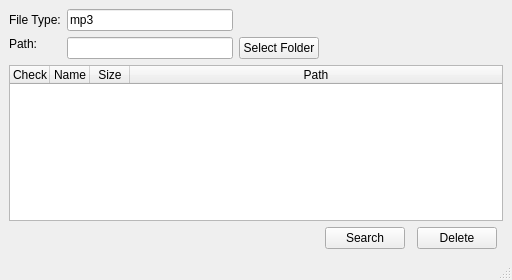
<?xml version="1.0" encoding="UTF-8"?>
<ui version="4.0">
 <class>MainWindow</class>
 <widget class="QMainWindow" name="MainWindow">
  <property name="geometry">
   <rect>
    <x>0</x>
    <y>0</y>
    <width>512</width>
    <height>280</height>
   </rect>
  </property>
  <property name="minimumSize">
   <size>
    <width>512</width>
    <height>280</height>
   </size>
  </property>
  <property name="maximumSize">
   <size>
    <width>16777215</width>
    <height>16777215</height>
   </size>
  </property>
  <property name="windowTitle">
   <string>Duplicates</string>
  </property>
  <property name="windowIcon">
   <iconset>
    <normaloff>favicon.ico</normaloff>favicon.ico</iconset>
  </property>
  <property name="iconSize">
   <size>
    <width>32</width>
    <height>32</height>
   </size>
  </property>
  <property name="tabShape">
   <enum>QTabWidget::Rounded</enum>
  </property>
  <widget class="QWidget" name="centralwidget">
   <layout class="QGridLayout" name="gridLayout_3">
    <item row="7" column="3" alignment="Qt::AlignRight|Qt::AlignBottom">
     <widget class="QPushButton" name="SearchButton">
      <property name="text">
       <string>Search</string>
      </property>
     </widget>
    </item>
    <item row="1" column="1">
     <widget class="QLineEdit" name="FileType">
      <property name="text">
       <string>mp3</string>
      </property>
     </widget>
    </item>
    <item row="7" column="5" alignment="Qt::AlignRight|Qt::AlignBottom">
     <widget class="QPushButton" name="DelButton">
      <property name="text">
       <string>Delete</string>
      </property>
     </widget>
    </item>
    <item row="4" column="0" alignment="Qt::AlignLeft|Qt::AlignTop">
     <widget class="QLabel" name="label_2">
      <property name="text">
       <string>Path:</string>
      </property>
     </widget>
    </item>
    <item row="6" column="0" colspan="7">
     <widget class="QTableWidget" name="DuplicatesTable">
      <property name="autoFillBackground">
       <bool>false</bool>
      </property>
      <property name="sizeAdjustPolicy">
       <enum>QAbstractScrollArea::AdjustToContents</enum>
      </property>
      <property name="editTriggers">
       <set>QAbstractItemView::NoEditTriggers</set>
      </property>
      <property name="iconSize">
       <size>
        <width>0</width>
        <height>0</height>
       </size>
      </property>
      <property name="sortingEnabled">
       <bool>true</bool>
      </property>
      <attribute name="horizontalHeaderVisible">
       <bool>true</bool>
      </attribute>
      <attribute name="horizontalHeaderCascadingSectionResizes">
       <bool>false</bool>
      </attribute>
      <attribute name="horizontalHeaderDefaultSectionSize">
       <number>40</number>
      </attribute>
      <attribute name="horizontalHeaderStretchLastSection">
       <bool>true</bool>
      </attribute>
      <attribute name="verticalHeaderVisible">
       <bool>false</bool>
      </attribute>
      <attribute name="verticalHeaderShowSortIndicator" stdset="0">
       <bool>false</bool>
      </attribute>
      <attribute name="verticalHeaderStretchLastSection">
       <bool>false</bool>
      </attribute>
      <column>
       <property name="text">
        <string>Check</string>
       </property>
      </column>
      <column>
       <property name="text">
        <string>Name</string>
       </property>
      </column>
      <column>
       <property name="text">
        <string>Size</string>
       </property>
      </column>
      <column>
       <property name="text">
        <string>Path</string>
       </property>
      </column>
     </widget>
    </item>
    <item row="4" column="1">
     <widget class="QLineEdit" name="TextPath">
      <property name="text">
       <string/>
      </property>
     </widget>
    </item>
    <item row="1" column="0">
     <widget class="QLabel" name="label">
      <property name="text">
       <string>File Type:</string>
      </property>
     </widget>
    </item>
    <item row="4" column="2">
     <widget class="QPushButton" name="PathButton">
      <property name="text">
       <string>Select Folder</string>
      </property>
     </widget>
    </item>
   </layout>
  </widget>
  <widget class="QStatusBar" name="statusbar"/>
  <widget class="QMenuBar" name="menubar">
   <property name="geometry">
    <rect>
     <x>0</x>
     <y>0</y>
     <width>512</width>
     <height>21</height>
    </rect>
   </property>
  </widget>
  <action name="actionNew">
   <property name="text">
    <string>New</string>
   </property>
  </action>
  <action name="actionOpen">
   <property name="text">
    <string>Open</string>
   </property>
  </action>
  <action name="actionSave">
   <property name="text">
    <string>Save</string>
   </property>
  </action>
  <action name="actionExit">
   <property name="text">
    <string>Exit</string>
   </property>
  </action>
  <action name="actionDocumentation">
   <property name="text">
    <string>Documentation</string>
   </property>
  </action>
  <action name="actionAbout">
   <property name="text">
    <string>About</string>
   </property>
  </action>
  <action name="actionPreferences">
   <property name="text">
    <string>Preferences</string>
   </property>
  </action>
 </widget>
 <resources/>
 <connections/>
</ui>
